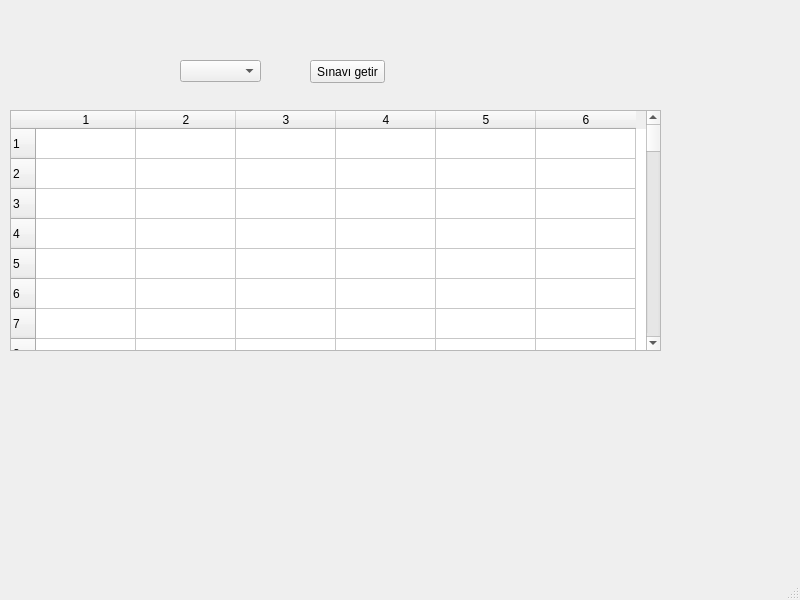
<?xml version="1.0" encoding="UTF-8"?>
<ui version="4.0">
 <class>MainWindow</class>
 <widget class="QMainWindow" name="MainWindow">
  <property name="geometry">
   <rect>
    <x>0</x>
    <y>0</y>
    <width>800</width>
    <height>600</height>
   </rect>
  </property>
  <property name="windowTitle">
   <string>MainWindow</string>
  </property>
  <widget class="QWidget" name="centralwidget">
   <widget class="QTableWidget" name="tableWidget">
    <property name="geometry">
     <rect>
      <x>10</x>
      <y>110</y>
      <width>651</width>
      <height>241</height>
     </rect>
    </property>
    <property name="rowCount">
     <number>200</number>
    </property>
    <property name="columnCount">
     <number>6</number>
    </property>
    <row/>
    <row/>
    <row/>
    <row/>
    <row/>
    <row/>
    <row/>
    <row/>
    <row/>
    <row/>
    <row/>
    <row/>
    <row/>
    <row/>
    <row/>
    <row/>
    <row/>
    <row/>
    <row/>
    <row/>
    <row/>
    <row/>
    <row/>
    <row/>
    <row/>
    <row/>
    <row/>
    <row/>
    <row/>
    <row/>
    <row/>
    <row/>
    <row/>
    <row/>
    <row/>
    <row/>
    <row/>
    <row/>
    <row/>
    <row/>
    <row/>
    <row/>
    <row/>
    <row/>
    <row/>
    <row/>
    <row/>
    <row/>
    <row/>
    <row/>
    <row/>
    <row/>
    <row/>
    <row/>
    <row/>
    <row/>
    <row/>
    <row/>
    <row/>
    <row/>
    <row/>
    <row/>
    <row/>
    <row/>
    <row/>
    <row/>
    <row/>
    <row/>
    <row/>
    <row/>
    <row/>
    <row/>
    <row/>
    <row/>
    <row/>
    <row/>
    <row/>
    <row/>
    <row/>
    <row/>
    <row/>
    <row/>
    <row/>
    <row/>
    <row/>
    <row/>
    <row/>
    <row/>
    <row/>
    <row/>
    <row/>
    <row/>
    <row/>
    <row/>
    <row/>
    <row/>
    <row/>
    <row/>
    <row/>
    <row/>
    <row/>
    <row/>
    <row/>
    <row/>
    <row/>
    <row/>
    <row/>
    <row/>
    <row/>
    <row/>
    <row/>
    <row/>
    <row/>
    <row/>
    <row/>
    <row/>
    <row/>
    <row/>
    <row/>
    <row/>
    <row/>
    <row/>
    <row/>
    <row/>
    <row/>
    <row/>
    <row/>
    <row/>
    <row/>
    <row/>
    <row/>
    <row/>
    <row/>
    <row/>
    <row/>
    <row/>
    <row/>
    <row/>
    <row/>
    <row/>
    <row/>
    <row/>
    <row/>
    <row/>
    <row/>
    <row/>
    <row/>
    <row/>
    <row/>
    <row/>
    <row/>
    <row/>
    <row/>
    <row/>
    <row/>
    <row/>
    <row/>
    <row/>
    <row/>
    <row/>
    <row/>
    <row/>
    <row/>
    <row/>
    <row/>
    <row/>
    <row/>
    <row/>
    <row/>
    <row/>
    <row/>
    <row/>
    <row/>
    <row/>
    <row/>
    <row/>
    <row/>
    <row/>
    <row/>
    <row/>
    <row/>
    <row/>
    <row/>
    <row/>
    <row/>
    <row/>
    <row/>
    <row/>
    <row/>
    <row/>
    <row/>
    <row/>
    <row/>
    <row/>
    <row/>
    <row/>
    <row/>
    <row/>
    <row/>
    <row/>
    <column/>
    <column/>
    <column/>
    <column/>
    <column/>
    <column/>
   </widget>
   <widget class="QComboBox" name="comboBox">
    <property name="geometry">
     <rect>
      <x>180</x>
      <y>60</y>
      <width>81</width>
      <height>22</height>
     </rect>
    </property>
   </widget>
   <widget class="QPushButton" name="pushButton">
    <property name="geometry">
     <rect>
      <x>310</x>
      <y>60</y>
      <width>75</width>
      <height>23</height>
     </rect>
    </property>
    <property name="text">
     <string>Sınavı getir</string>
    </property>
   </widget>
  </widget>
  <widget class="QMenuBar" name="menubar">
   <property name="geometry">
    <rect>
     <x>0</x>
     <y>0</y>
     <width>800</width>
     <height>21</height>
    </rect>
   </property>
  </widget>
  <widget class="QStatusBar" name="statusbar"/>
 </widget>
 <resources/>
 <connections/>
</ui>
